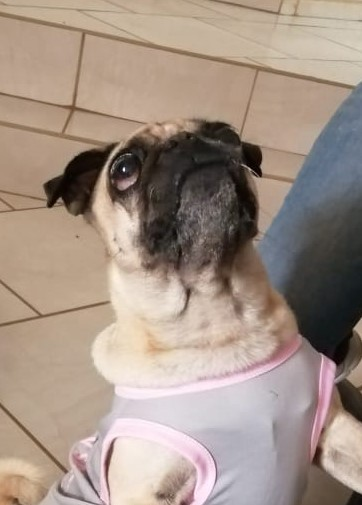
#> input picture Pug.jpeg, 362 x 505 px
$ python E_3.py
#> lines starting #> are read from the running program, lines starting #| are printed output that depends on the picture
#Paredes Márquez Carlos
#Ejercicio_3
#20 08 2021
'''Abre una imagen a color'''

import cv2
import numpy as np

im= cv2.imread('Pug.jpeg')
#> im is the input picture: shape (505, 362, 3); mean B, G, R 134, 145.7, 162.6

'''rotar 90* a lado de la manecilla del reloj'''

im1= cv2.rotate(im, cv2.ROTATE_90_CLOCKWISE) #COUNTERCLOCKWISE para hacerlo al otro lado
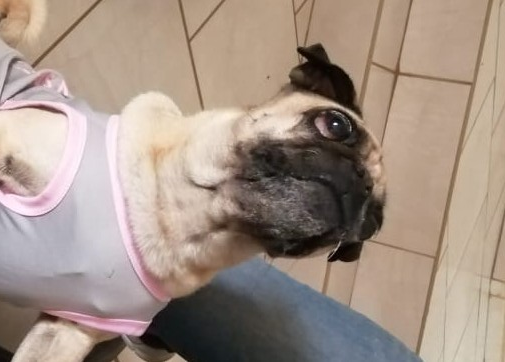
#> im1: shape (362, 505, 3); mean B, G, R 134, 145.7, 162.6
#cv2.ROTATE_180 vuelta de 180 grados

'''Conviértela a escala de grises'''

R = im1[:,:,2]
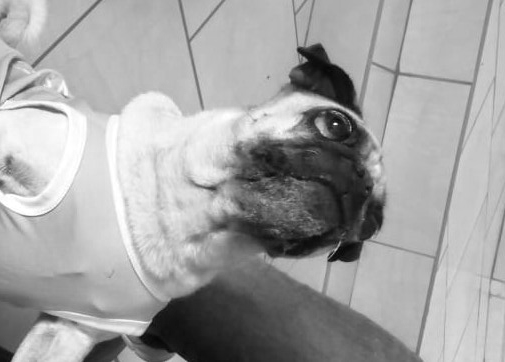
#> R: shape (362, 505); min 5, max 255, mean 162.6
G = im1[:,:,1]
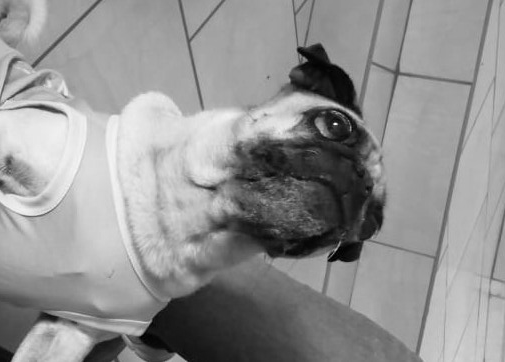
#> G: shape (362, 505); min 0, max 253, mean 145.7
B = im1[:,:,0]
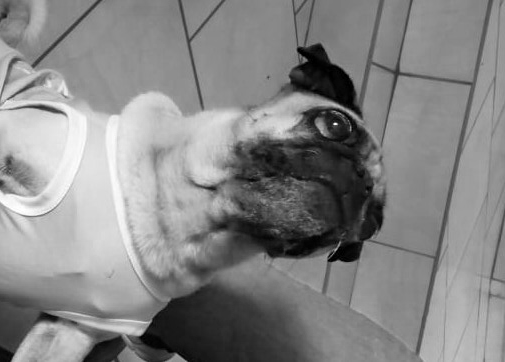
#> B: shape (362, 505); min 0, max 255, mean 134


ig = R*0.299 + G*0.587 + B*0.114
ig= ig.astype(np.uint8)

'''Muestra imagen original y resultado'''

cv2.imshow('image0', im)
cv2.imshow('image1', ig)
cv2.waitKey(0)
